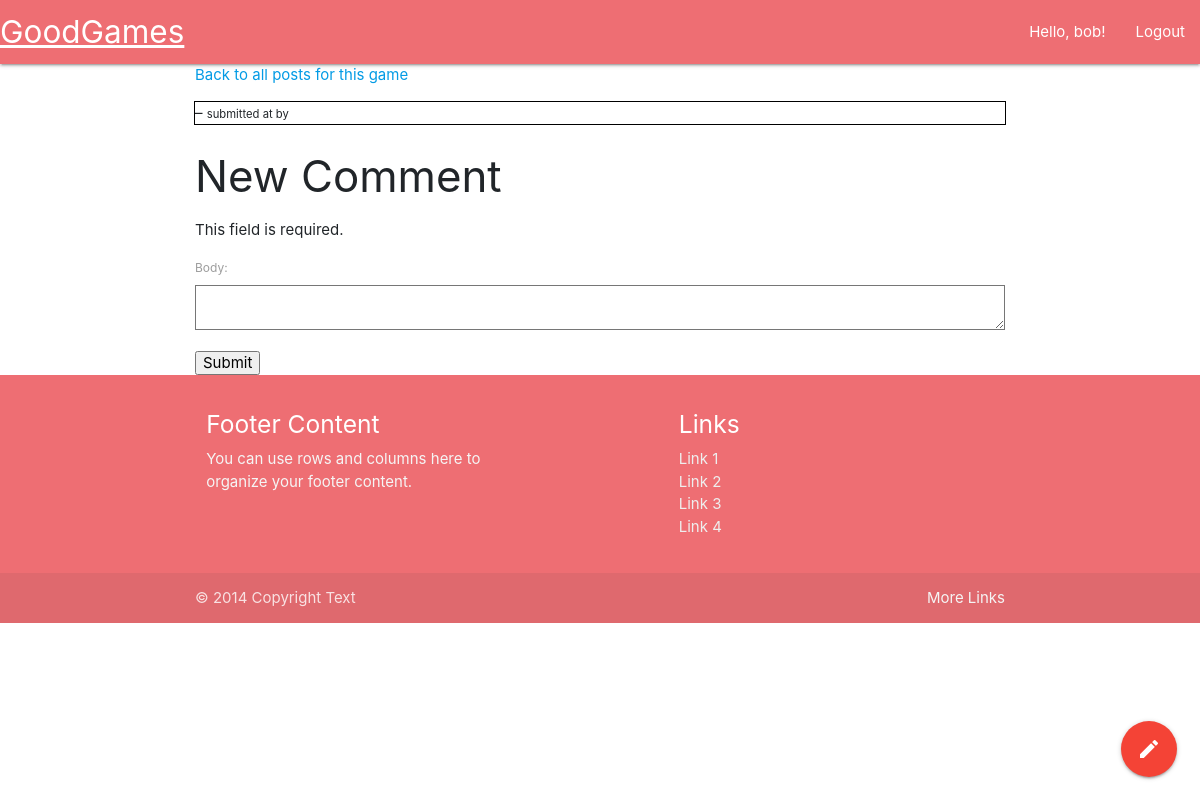
Before: /game/1108/post/7 (signed in) with the older database file.
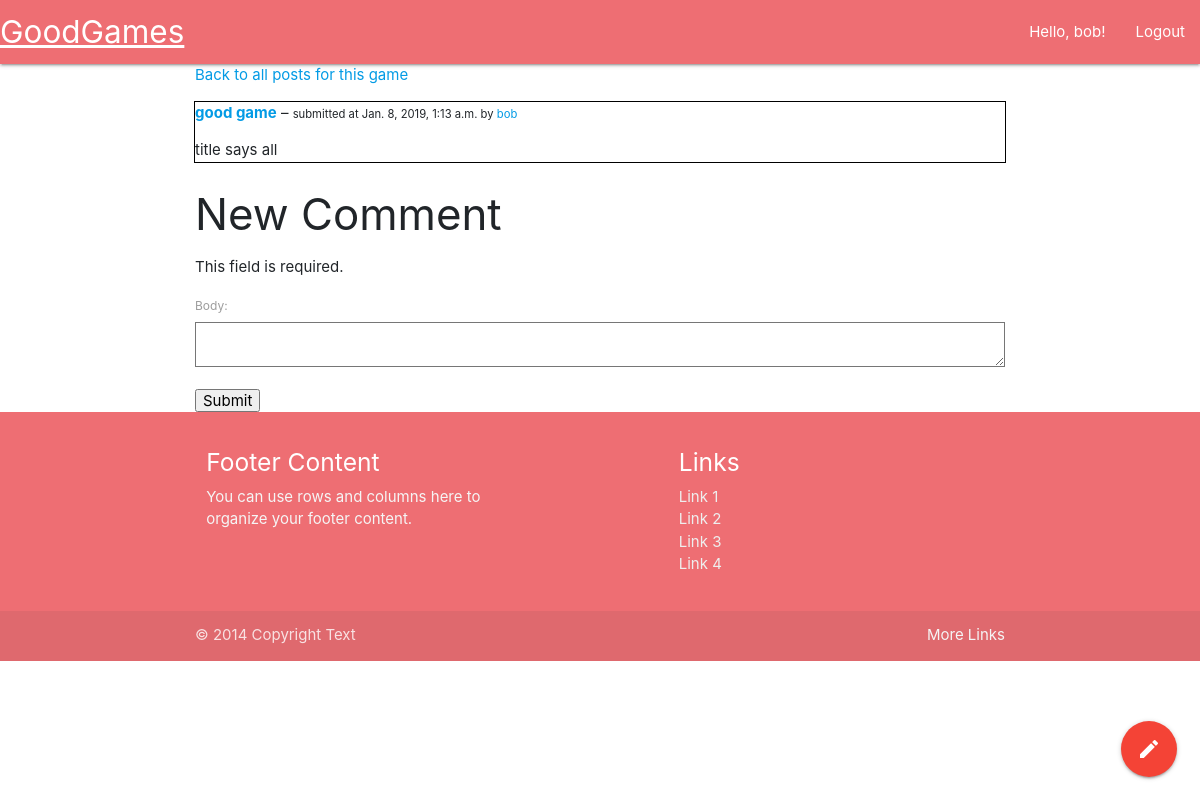
After: the same page with the newer database file.
### goodgames/models.py (models this page shows)
class Post(models.Model):
    title = models.CharField(max_length=100)
    body = models.TextField()
    game = models.ForeignKey(
        Game, on_delete=models.CASCADE, related_name='game')
    date = models.DateTimeField(auto_now=True)
    profile = models.ForeignKey(
        Profile, on_delete=models.CASCADE, related_name='profile')

class Profile(models.Model):
    user = models.OneToOneField(User, on_delete=models.CASCADE)
    name = models.CharField(max_length=50)
    collection = models.ManyToManyField(
        'Game', symmetrical=False, blank=True, related_name="collection")
    wishlist = models.ManyToManyField(
        'Game', symmetrical=False, blank=True, related_name="wishlist")
    def __str__(self):
        return self.name

### goodgames/views.py (the view, shortened to what this page needs)
# urls.py: path('game/<int:game_id>/post/<int:post_id>', views.comments_view),
def comments_view(request, game_id, post_id):
    game = Game.objects.filter(igdb_id=game_id).first()
    post = Post.objects.filter(id=post_id).first()
    comments = Comment.objects.filter(post=post)
    form = CommentForm(None or request.POST)
    return render(request, 'post.html', {
        'data': {
            'game': game,
            'user': request.user.profile,
            'post': post,
            'comments': comments,
        },
        'form': form,
    })

### goodgames/forms.py
class CommentForm(forms.Form):
    body = forms.CharField(widget=forms.Textarea, max_length=5000)

### goodgames/templates/post.html (shortened to what this page needs)
{% extends 'base.html' %}
{% block main %}
<body>
    <p><a href="/game/{{ data.game.igdb_id }}/posts">Back to all posts for this game</a></p>
    <div style="outline: 1px solid black">
        <p><a href="/game/{{ data.game.igdb_id }}/post/{{ data.post.id }}"><b>{{ data.post.title }}</b></a> – <span style="font-size: .75em">submitted at {{ data.post.date }} by <a href="/profile/{{ data.post.profile.id }}">{{ data.post.profile }}</a></span></p>
        <p>{{ data.post.body }}
    </div>
    {% if data.user %}
    <h3>New Comment</h3>
    <form action='/game/{{ data.game.igdb_id }}/post/{{ data.post.id }}' method="post">
        {{ form.as_p }}
        <input type='submit' value='Submit'>
    </form>
    {% endif %}
</body>
{% endblock %}

### goodgames/templates/base.html (shortened to what this page needs)
<!doctype html>
<html lang="en">
  {% include "head.html" %}
  <body>
    {% if request.get_full_path == "/splash" is False %}
      {% include 'header.html' %}
    {% endif %}
    <main role="main" class="container">
      {% block main %}
      {% endblock %}
    </main>
    {% include "footer.html" %}
    {% include "fab.html" %}
    {% load static %}
  </body>
</html>

### goodgames/templates/head.html (shortened to what this page needs)
<head>
    <link rel="stylesheet" href="https://maxcdn.bootstrapcdn.com/bootstrap/4.0.0/css/bootstrap.min.css">
    <link rel="stylesheet" href="https://cdnjs.cloudflare.com/ajax/libs/materialize/1.0.0/css/materialize.min.css">
    {% load static %}
    {% load static %}
    <link rel="stylesheet" href="{% static 'css/main.css' %}">
</head>

### goodgames/templates/header.html
<nav>
    <div class="nav-wrapper">
        <a href="/" class="brand-logo m6">GoodGames</a>
        <ul id="nav-mobile" class="right hide-on-med-and-down">
        {% if request.user.is_authenticated %}
        <li><a href="/profile/{{ request.user.id }}">Hello, {{ request.user }}!</a></li>
        <li><a href="/logout">Logout</a></li>
        {% else %}
            <li><a href="/login">Sign in</a></li>
            <li><a href="/signup">Sign up</a></li>
        {% endif %}
        </ul>
    </div>
</nav>

### goodgames/templates/footer.html
<footer class="page-footer">
    <div class="container">
        <div class="row">
            <div class="col l6 s12">
                <h5 class="white-text">Footer Content</h5>
                <p class="grey-text text-lighten-4">You can use rows and columns here to organize your footer content.</p>
            </div>
            <div class="col l4 offset-l2 s12">
                <h5 class="white-text">Links</h5>
                <ul>
                    <li><a class="grey-text text-lighten-3" href="#!">Link 1</a></li>
                    <li><a class="grey-text text-lighten-3" href="#!">Link 2</a></li>
                    <li><a class="grey-text text-lighten-3" href="#!">Link 3</a></li>
                    <li><a class="grey-text text-lighten-3" href="#!">Link 4</a></li>
                </ul>
            </div>
        </div>
    </div>
    <div class="footer-copyright">
    <div class="container">
    © 2014 Copyright Text
    <a class="grey-text text-lighten-4 right" href="#!">More Links</a>
    </div>
    </div>
</footer>

### goodgames/templates/fab.html (shortened to what this page needs)
<div class="fixed-action-btn">
  <a class="btn-floating btn-large red">
    <i class="large material-icons">mode_edit</i>
  </a>
</div>

Changed rows visible on the page:
added Post: post "good game", post "Jan. 8, 2019, 1:13 a.m.", post.profile "bob", post.body "title says all"
